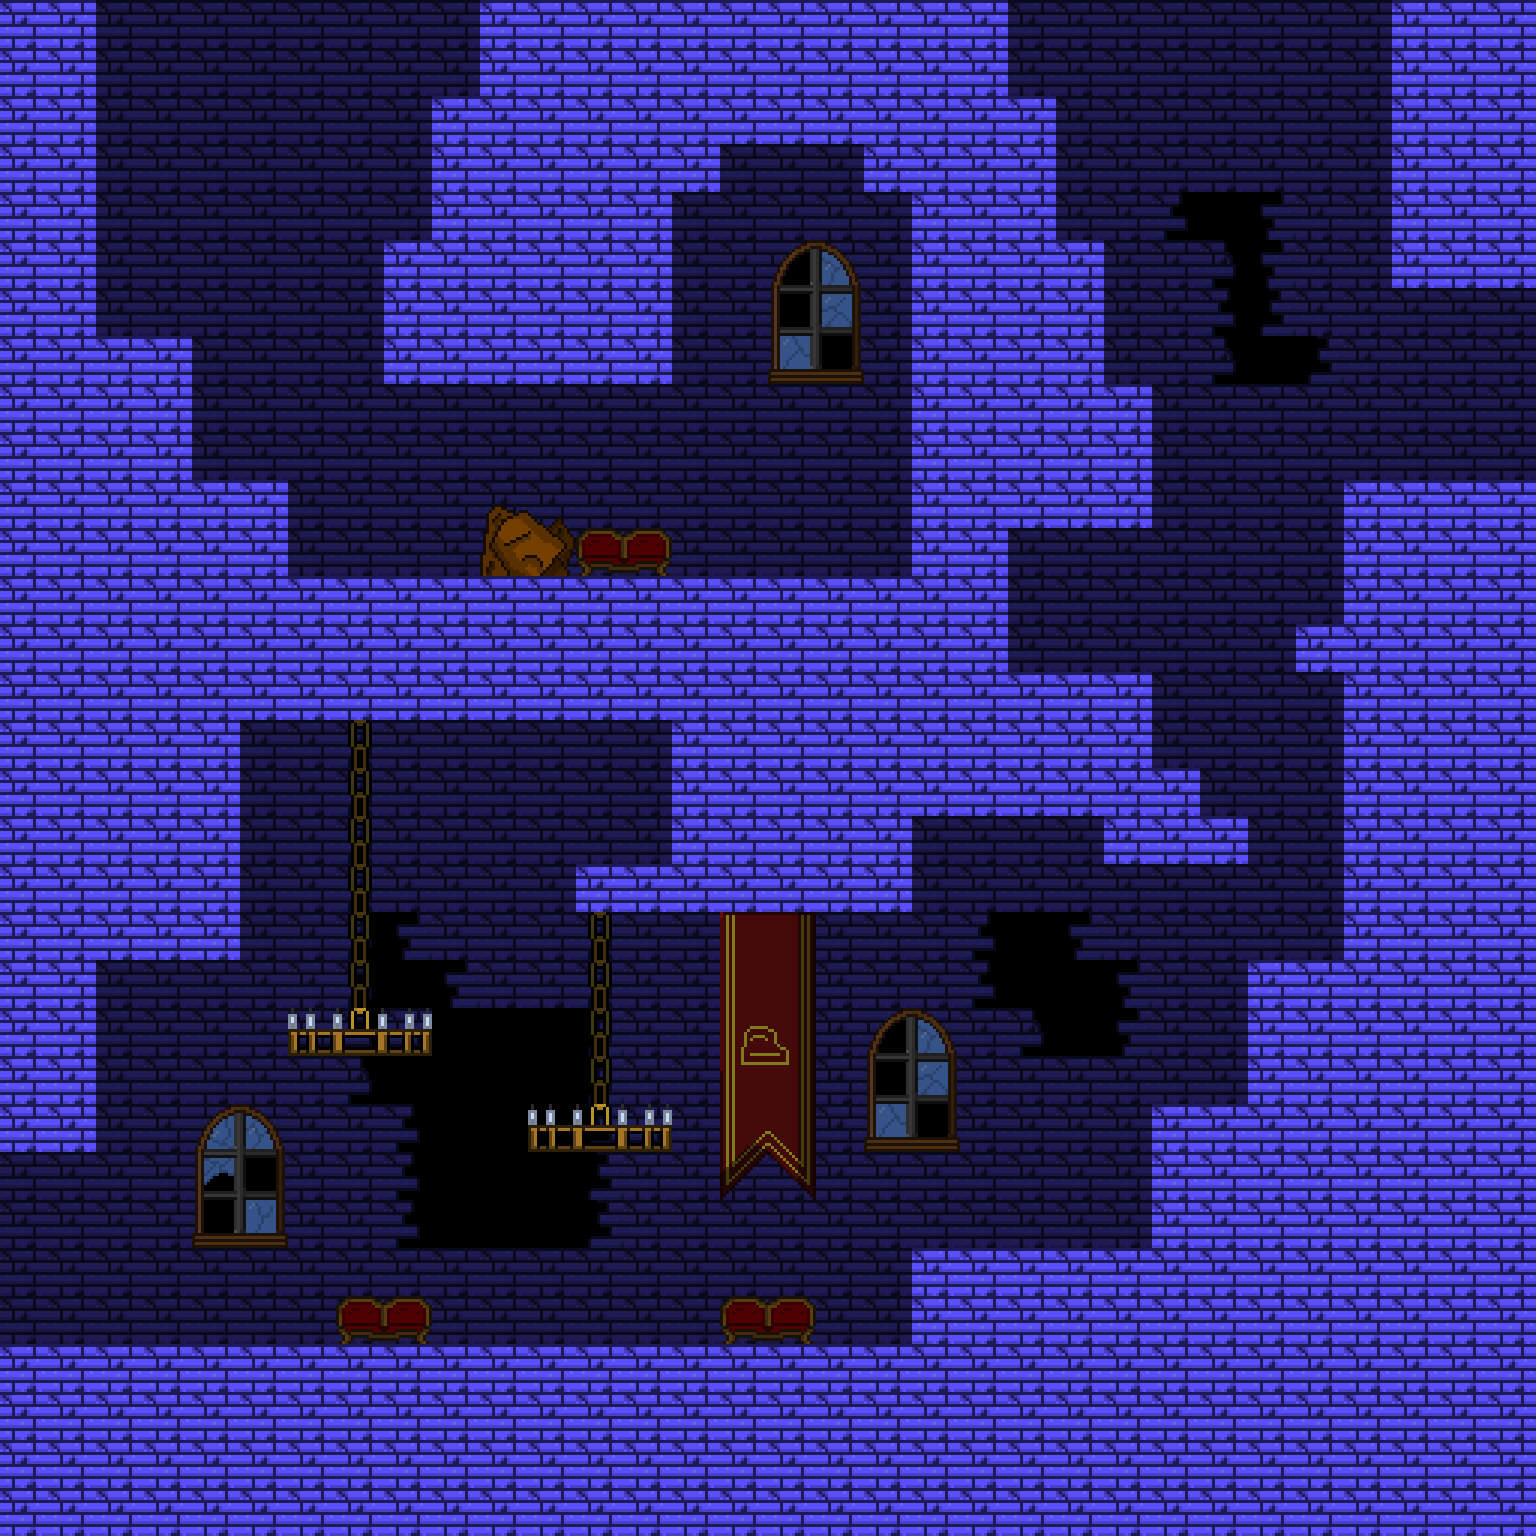

A level layout from a 2D game, rendered from its tile map. Below: a short description, then the map file with tile-grid data replaced by summaries:
An orthogonal 32x32 tile map with 48x48 px tiles, 2 tile layers (back_tiles, front), 2 tilesets and 39 objects (3x SpawnPoint, 3x Portal, TextBoxObject, HealthChargePickup).

<map version="1.11" tiledversion="1.11.0" orientation="orthogonal" renderorder="right-down" width="32" height="32" tilewidth="48" tileheight="48" infinite="0" nextlayerid="17" nextobjectid="69">
 <tileset firstgid="1" name="tileset01" tilewidth="48" tileheight="48" tilecount="176" columns="16">
  <image source="../tilesets/tileset01.png" width="768" height="528" />
 </tileset>
 <tileset firstgid="177" name="objects" tilewidth="48" tileheight="48" tilecount="64" columns="8">
  <image source="../tilesets/objects.png" width="384" height="384" />
 </tileset>
 <imagelayer id="10" name="Image Layer 3">
  <image source="Backgrounds/ground_back.png" />
  <properties>
   <property name="depth" type="int" value="30" />
   <property name="parallax_x" type="float" value="1" />
   <property name="parallax_y" type="float" value="1" />
   <property name="repeat_y" type="bool" value="true" />
  </properties>
 </imagelayer>
 <imagelayer id="8" name="Image Layer 1">
  <image source="Backgrounds/ground_far.png" />
  <properties>
   <property name="depth" type="int" value="20" />
   <property name="parallax_x" type="float" value="0.8" />
   <property name="parallax_y" type="float" value="0.8" />
   <property name="repeat_y" type="bool" value="false" />
  </properties>
 </imagelayer>
 <imagelayer id="9" name="Image Layer 2">
  <image source="Backgrounds/ground_front.png" />
  <properties>
   <property name="depth" type="int" value="10" />
   <property name="parallax_x" type="float" value="0.9" />
   <property name="parallax_y" type="float" value="0.9" />
   <property name="repeat_y" type="bool" value="false" />
  </properties>
 </imagelayer>
 <layer id="11" name="back_tiles" width="32" height="32">
  <properties>
   <property name="tileset" type="int" value="0" />
  </properties>
  <data>[1024 cells, 1001 non-empty, 18 distinct tile ids]</data>
 </layer>
 <layer id="12" name="front" width="32" height="32">
  <properties>
   <property name="tileset" type="int" value="0" />
  </properties>
  <data>[1024 cells, 38 non-empty, 22 distinct tile ids]</data>
 </layer>
 <objectgroup color="#ffaa00" id="16" name="spawnpoints">
  <object id="35" type="SpawnPoint" x="0" y="1152" width="48" height="48">
   <properties>
    <property name="id" type="int" value="3" />
   </properties>
  </object>
  <object id="37" type="SpawnPoint" x="1008" y="0" width="48" height="48">
   <properties>
    <property name="id" type="int" value="0" />
   </properties>
  </object>
  <object id="52" type="SpawnPoint" x="96" y="0" width="48" height="48">
   <properties>
    <property name="id" type="int" value="1" />
   </properties>
  </object>
  <object id="65" x="1488" y="288" width="48" height="48">
   <properties>
    <property name="id" type="int" value="2" />
   </properties>
  </object>
 </objectgroup>
 <objectgroup id="14" name="objects">
  <object id="48" type="TextBoxObject" x="384" y="1200" width="192" height="144">
   <properties>
    <property name="lore" type="int" value="1" />
    <property name="text" value="this painting looks cool" />
   </properties>
  </object>
  <object id="68" type="HealthChargePickup" gid="182" x="768" y="480" width="48" height="48">
   <properties>
    <property name="id" type="int" value="7" />
    <property name="lore" type="int" value="0" />
    <property name="text" value="hello" />
   </properties>
  </object>
 </objectgroup>
 <objectgroup color="#0000ff" id="13" name="walls">
  <properties>
   <property name="isWallLayer" type="bool" value="true" />
  </properties>
  <object id="5" x="-96" y="1344" width="1728" height="192" />
  <object id="11" x="1296" y="624" width="48" height="48" />
  <object id="12" x="576" y="864" width="96" height="48" />
  <object id="13" x="1104" y="816" width="144" height="48" />
  <object id="14" x="1152" y="768" width="48" height="48" />
  <object id="15" x="480" y="-96" width="432" height="192" />
  <object id="16" x="96" y="720" width="144" height="240" />
  <object id="22" x="1344" y="480" width="288" height="864" />
  <object id="24" x="912" y="-96" width="96" height="768" />
  <object id="26" x="-96" y="-96" width="192" height="1248" />
  <object id="28" x="1152" y="1104" width="96" height="240" />
  <object id="29" x="912" y="1248" width="240" height="96" />
  <object id="34" x="1008" y="384" width="144" height="144" />
  <object id="39" x="1392" y="-96" width="240" height="384" />
  <object id="40" x="1008" y="96" width="48" height="288" />
  <object id="42" x="1056" y="240" width="48" height="144" />
  <object id="43" x="912" y="672" width="240" height="144" />
  <object id="44" x="1248" y="960" width="96" height="384" />
  <object id="53" x="432" y="96" width="480" height="48" />
  <object id="54" x="432" y="144" width="288" height="48" />
  <object id="55" x="432" y="192" width="240" height="48" />
  <object id="56" x="384" y="240" width="288" height="144" />
  <object id="57" x="864" y="144" width="48" height="48" />
  <object id="58" x="96" y="576" width="816" height="144" />
  <object id="59" x="96" y="336" width="96" height="240" />
  <object id="60" x="192" y="480" width="96" height="96" />
  <object id="61" x="672" y="720" width="240" height="192" />
  <object id="62" x="288" y="1008" width="144" height="48" />
  <object id="63" x="528" y="1104" width="144" height="48" />
 </objectgroup>
 <objectgroup color="#00ff00" id="15" name="doors">
  <object id="19" type="Portal" x="-96" y="1152" width="48" height="192">
   <properties>
    <property name="horizontal" type="bool" value="false" />
    <property name="id_point" type="int" value="0" />
    <property name="id_room" type="int" value="23" />
   </properties>
  </object>
  <object id="46" type="Portal" x="1008" y="-96" width="384" height="48">
   <properties>
    <property name="horizontal" type="bool" value="true" />
    <property name="id_point" type="int" value="1" />
    <property name="id_room" type="int" value="21" />
   </properties>
  </object>
  <object id="51" type="Portal" x="96" y="-96" width="384" height="48">
   <properties>
    <property name="horizontal" type="bool" value="true" />
    <property name="id_point" type="int" value="3" />
    <property name="id_room" type="int" value="21" />
   </properties>
  </object>
  <object id="64" x="1584" y="288" width="48" height="192">
   <properties>
    <property name="horizontal" type="bool" value="false" />
    <property name="id_point" type="int" value="3" />
    <property name="id_room" type="int" value="17" />
   </properties>
  </object>
 </objectgroup>
</map>
